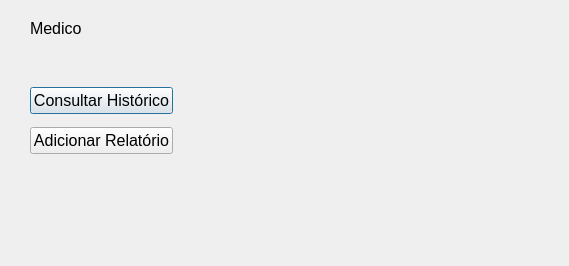
<?xml version="1.0" encoding="UTF-8"?>
<ui version="4.0">
 <class>janelaMedico</class>
 <widget class="QDialog" name="janelaMedico">
  <property name="geometry">
   <rect>
    <x>0</x>
    <y>0</y>
    <width>569</width>
    <height>266</height>
   </rect>
  </property>
  <property name="windowTitle">
   <string>Dialog</string>
  </property>
  <widget class="QLabel" name="laMedico">
   <property name="geometry">
    <rect>
     <x>30</x>
     <y>20</y>
     <width>191</width>
     <height>16</height>
    </rect>
   </property>
   <property name="font">
    <font>
     <pointsize>12</pointsize>
    </font>
   </property>
   <property name="text">
    <string>Medico</string>
   </property>
  </widget>
  <widget class="QWidget" name="layoutWidget">
   <property name="geometry">
    <rect>
     <x>30</x>
     <y>80</y>
     <width>143</width>
     <height>81</height>
    </rect>
   </property>
   <layout class="QVBoxLayout" name="verticalLayout">
    <item>
     <widget class="QPushButton" name="btConsHistorico">
      <property name="font">
       <font>
        <pointsize>12</pointsize>
       </font>
      </property>
      <property name="text">
       <string>Consultar Histórico</string>
      </property>
     </widget>
    </item>
    <item>
     <widget class="QPushButton" name="btAddRelatorio">
      <property name="font">
       <font>
        <pointsize>12</pointsize>
       </font>
      </property>
      <property name="text">
       <string>Adicionar Relatório</string>
      </property>
     </widget>
    </item>
   </layout>
  </widget>
 </widget>
 <resources/>
 <connections/>
</ui>
